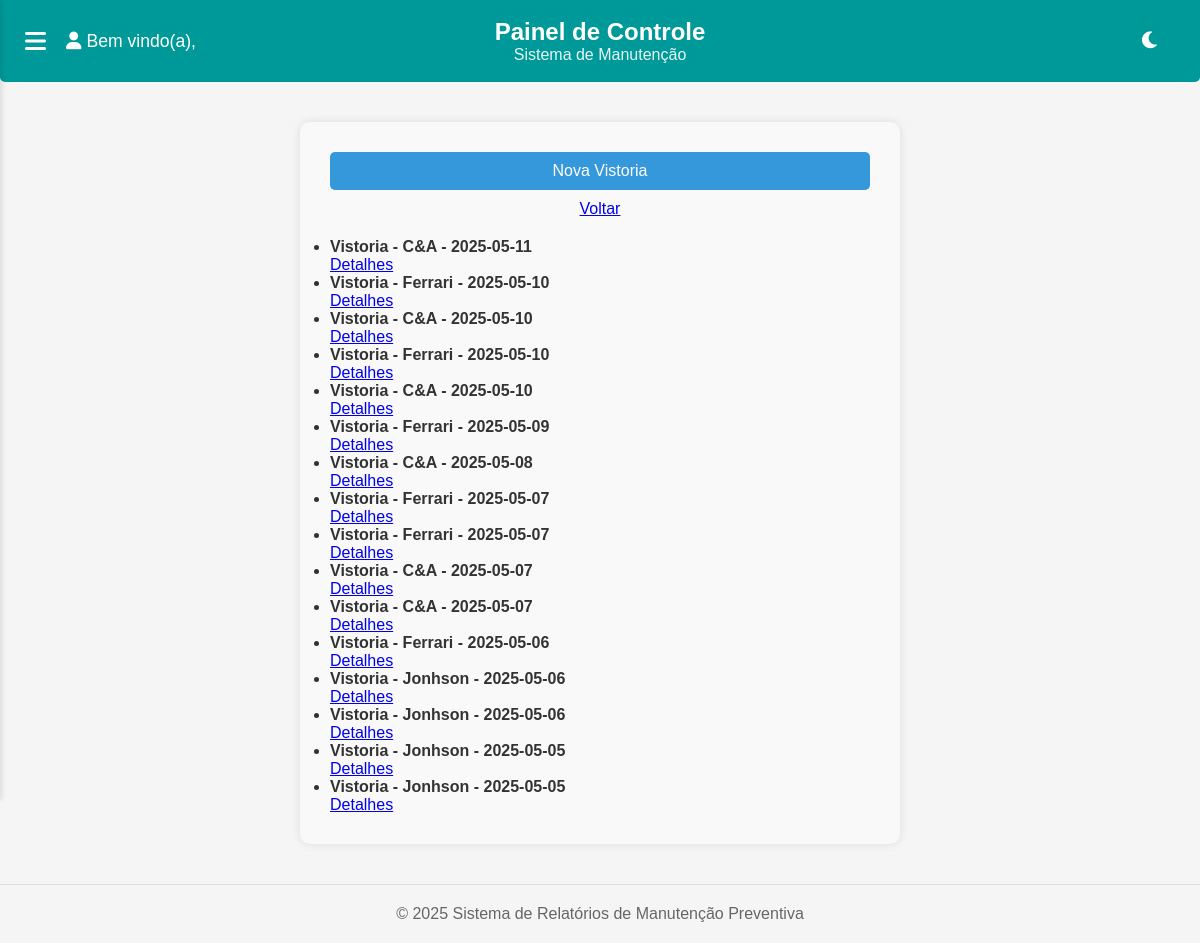
/vistorias/, run on the app's committed database.
### vistorias/models.py (models this page shows, shortened)
class Vistoria(models.Model):
    STATUS_CHOICES = (
        ('em_andamento', 'Em andamento'),
        ('finalizada', 'Finalizada'),
    )
    cliente = models.ForeignKey(Cliente, on_delete=models.CASCADE)
    unidade = models.CharField(max_length=100)
    sublocal = models.CharField(max_length=100, blank=True)
    data = models.DateField(auto_now_add=True)
    horario_inicio = models.TimeField(null=False, blank=False, default=now)
    horario_fim = models.TimeField(null=True, blank=True)
    observacoes_gerais = models.TextField(blank=True)
    status = models.CharField(max_length=20, choices=STATUS_CHOICES, default='em_andamento')
    realizada_por = models.ForeignKey(
        Usuario, on_delete=models.SET_NULL, null=True, blank=True
    )
    criado_em = models.DateTimeField(auto_now_add=True)
    atualizado_em = models.DateTimeField(auto_now=True)
    class Meta:
        ordering = ['-data', '-criado_em']
    def __str__(self):
        return f"Vistoria - {self.cliente.nome_fantasia} - {self.data}"

### clientes/models.py (models this page shows, shortened)
class Cliente(models.Model):
    nome_fantasia = models.CharField(max_length=255)
    razao_social = models.CharField(max_length=255, blank=True)
    cnpj = models.CharField(max_length=18, unique=True)
    email = models.EmailField(blank=True)
    endereco = models.CharField(max_length=255)
    sigla = models.CharField(max_length=50, blank=True, verbose_name='Sigla do Cliente')
    unidade = models.CharField(max_length=100, blank=True)
    sub_local = models.CharField(max_length=100, blank=True, verbose_name='Sub-local')
    responsavel = models.CharField(max_length=255, blank=True)
    logo = models.ImageField(upload_to='clientes/logos/', null=True, blank=True)
    numero_contrato = models.CharField(max_length=100, blank=True)
    data_inicio_contrato = models.DateField(null=True, blank=True)
    data_vencimento_contrato = models.DateField(null=True, blank=True)
    data_cadastro = models.DateTimeField(default=timezone.now, editable=False)

### vistorias/views.py (the view)
# urls.py: path('', views.listar_vistorias, name='listar_vistorias'),
def listar_vistorias(request):
    vistorias = Vistoria.objects.all()
    return render(request, 'vistorias/listar_vistorias.html', {'vistorias': vistorias})

### vistorias/templates/vistorias/listar_vistorias.html (shortened to what this page needs)
{% extends 'base.html' %}
{% load static %}
{% block extrahead %}
    <link rel="stylesheet" href="{% static 'css/usuario.css' %}">
{% endblock %}
{% block content %}
<div class="form-container">
    <a href="{% url 'vistorias:criar_vistoria' %}">
        <button type="button">Nova Vistoria</button>
    </a>
    <a href="{% url 'core:dashboard' %}" style="display:block; text-align:center; margin-top:10px;">Voltar</a>
    <ul style="margin-top: 20px;">
        {% for vistoria in vistorias %}
            <li>
                <strong>{{ vistoria }}</strong>
                <br>
                <a href="{% url 'vistorias:detalhes_vistoria' vistoria.id %}">Detalhes</a>
            </li>
        {% empty %}
            <li>Nenhuma vistoria registrada.</li>
        {% endfor %}
    </ul>
</div>
{% endblock %}

### static/css/global.css (style rules this page uses)
* { margin: 0; padding: 0; box-sizing: border-box; font-family: Arial, sans-serif; }
:root { --primary-color: #009999; --secondary-color: #008080; --background-color: #f5f5f5; --card-background: white; --subcard-background: #f0f0f0; --text-color: #333; --text-secondary: #666; }
body { background-color: var(--background-color); color: var(--text-color); min-height: 100vh; margin: 0; display: flex; flex-direction: column; }
button { background-color: #009999; color: white; border: none; padding: 10px 20px; border-radius: 5px; cursor: pointer; font-size: 14px; transition: all 0.3s ease; }

### static/css/usuario.css (style rules this page uses)
.form-container { max-width: 600px; margin: 40px auto; background-color: #f9f9f9; padding: 30px; border-radius: 10px; box-shadow: 0 0 10px rgba(0, 0, 0, 0.1); }
.form-container button { width: 100%; padding: 10px; background-color: #3498db; border: none; color: white; font-size: 16px; border-radius: 5px; cursor: pointer; }

### data on the page
Vistoria: cliente+data "Vistoria - C&A - 2025-05-11"
Vistoria: cliente+data "Vistoria - Ferrari - 2025-05-10"
Vistoria: cliente+data "Vistoria - C&A - 2025-05-10"
Vistoria: cliente+data "Vistoria - Ferrari - 2025-05-10"
Vistoria: cliente+data "Vistoria - C&A - 2025-05-10"
Vistoria: cliente+data "Vistoria - Ferrari - 2025-05-09"
Vistoria: cliente+data "Vistoria - C&A - 2025-05-08"
Vistoria: cliente+data "Vistoria - Ferrari - 2025-05-07"
Vistoria: cliente+data "Vistoria - Ferrari - 2025-05-07"
Vistoria: cliente+data "Vistoria - C&A - 2025-05-07"
Vistoria: cliente+data "Vistoria - C&A - 2025-05-07"
Vistoria: cliente+data "Vistoria - Ferrari - 2025-05-06"
Vistoria: cliente+data "Vistoria - Jonhson - 2025-05-06"
Vistoria: cliente+data "Vistoria - Jonhson - 2025-05-06"
Vistoria: cliente+data "Vistoria - Jonhson - 2025-05-05"
Vistoria: cliente+data "Vistoria - Jonhson - 2025-05-05"
